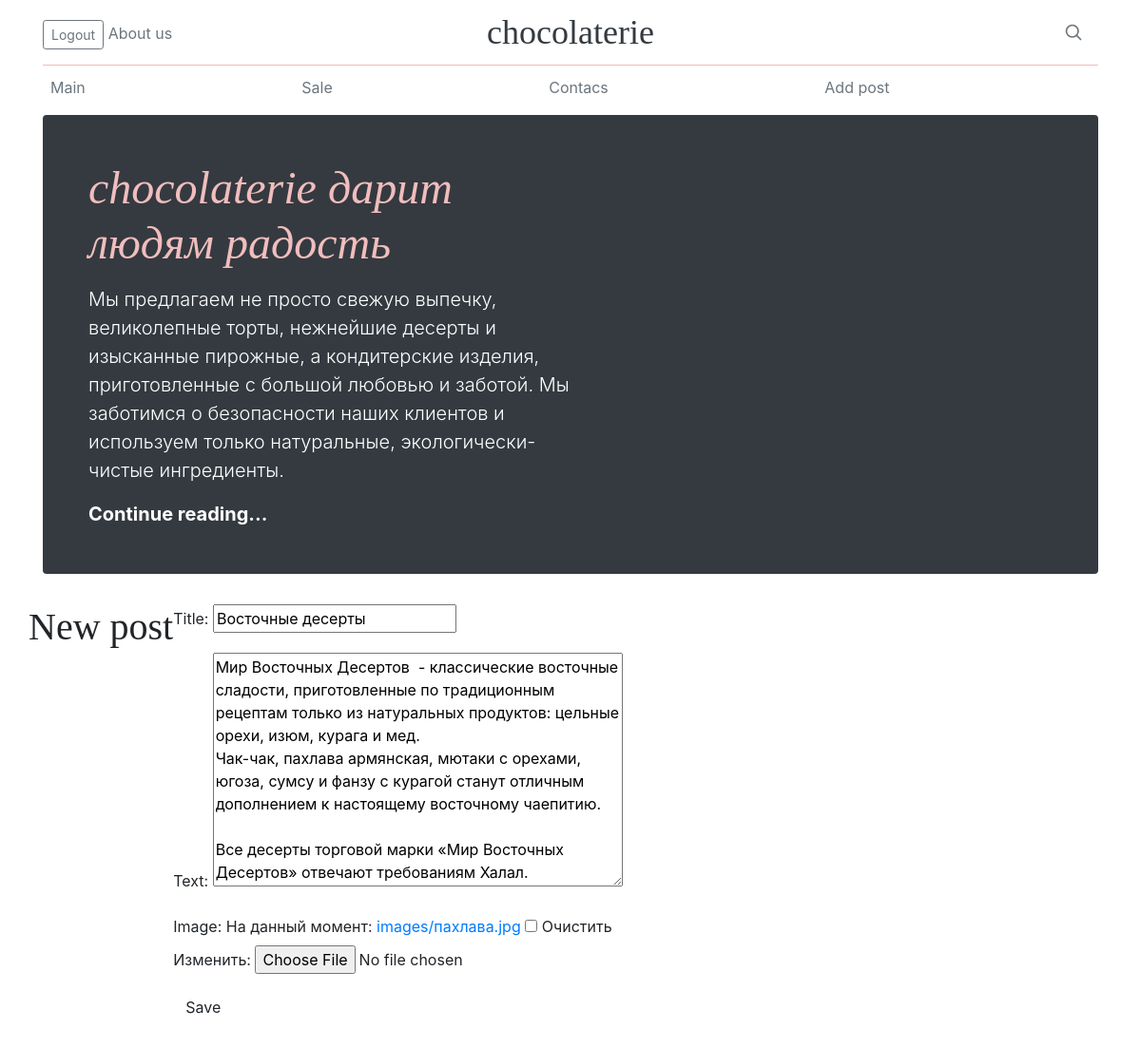
The page /post/27/edit/ (signed in) on the database its author committed.
### blog/models.py (models this page shows)
class Post(models.Model):
    author = models.ForeignKey(settings.AUTH_USER_MODEL, on_delete=models.CASCADE)
    title = models.CharField(max_length=200)
    text = models.TextField()
    created_date = models.DateTimeField(default=timezone.now)
    published_date = models.DateTimeField(blank=True, null=True)
    image = models.ImageField(null=True, blank=True, upload_to='images/')

### blog/views.py (the view)
# urls.py: path('post/<int:pk>/edit/', views.post_edit, name='post_edit'),
@login_required
def post_edit(request, pk):
    post = get_object_or_404(Post, pk=pk)
    if request.method == "POST":
        form = PostForm(request.POST, request.FILES or None, instance=post)
        if form.is_valid():
            post = form.save(commit=False)
            post.author = request.user
            post.save()
            return redirect('post_detail', pk=post.pk)
    else:
        form = PostForm(instance=post)
    return render(request, 'blog/post_edit.html', {'form': form})

### blog/forms.py
class PostForm(forms.ModelForm):
    class Meta:
        model = Post
        fields = ('title', 'text', 'image')

### blog/templates/blog/post_edit.html (shortened to what this page needs)
{% extends 'blog/base.html' %}
{% block content %}
    <h1>New post</h1>
    <form method="POST" class="post-form" enctype="multipart/form-data">
        {{ form.as_p }}
        <button type="submit" class="save btn btn-default">Save</button>
    </form>
{% endblock %}

### blog/templates/blog/base.html (style rules this page uses)
h1, h2, h3, h4, h5, h6 { font-family: "Playfair Display", Georgia, "Times New Roman", serif; }

### rows shown on the page
Post: title "Восточные десерты", text "Мир Восточных Десертов - классические восточные сладости, приготовленные по традиционным рецептам только из натуральных продуктов: цельные орехи, изюм, курага и мед. Чак-чак, пахлава армянская, мютаки с орехами, югоза, сумсу и фанзу с курагой станут отличным дополнением к настоящему восточному чаепитию. Все десерты торговой марки «Мир Восточных Десертов» отвечают требованиям Халал."
